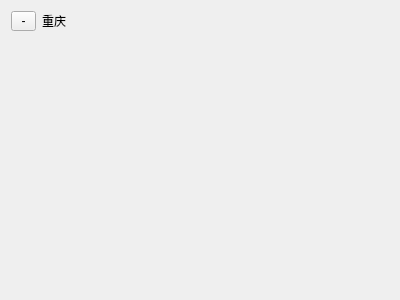
<?xml version="1.0" encoding="UTF-8"?>
<ui version="4.0">
 <class>Form</class>
 <widget class="QWidget" name="Form">
  <property name="geometry">
   <rect>
    <x>0</x>
    <y>0</y>
    <width>400</width>
    <height>300</height>
   </rect>
  </property>
  <property name="sizePolicy">
   <sizepolicy hsizetype="Expanding" vsizetype="Preferred">
    <horstretch>0</horstretch>
    <verstretch>0</verstretch>
   </sizepolicy>
  </property>
  <property name="windowTitle">
   <string>Form</string>
  </property>
  <layout class="QVBoxLayout" name="verticalLayout">
   <item>
    <widget class="QFrame" name="frame">
     <property name="sizePolicy">
      <sizepolicy hsizetype="Expanding" vsizetype="Fixed">
       <horstretch>0</horstretch>
       <verstretch>0</verstretch>
      </sizepolicy>
     </property>
     <property name="autoFillBackground">
      <bool>false</bool>
     </property>
     <property name="frameShape">
      <enum>QFrame::NoFrame</enum>
     </property>
     <property name="frameShadow">
      <enum>QFrame::Raised</enum>
     </property>
     <layout class="QHBoxLayout" name="horizontalLayout">
      <property name="leftMargin">
       <number>0</number>
      </property>
      <property name="topMargin">
       <number>0</number>
      </property>
      <property name="rightMargin">
       <number>0</number>
      </property>
      <property name="bottomMargin">
       <number>0</number>
      </property>
      <item>
       <widget class="QToolButton" name="showButton">
        <property name="sizePolicy">
         <sizepolicy hsizetype="Minimum" vsizetype="Fixed">
          <horstretch>0</horstretch>
          <verstretch>0</verstretch>
         </sizepolicy>
        </property>
        <property name="minimumSize">
         <size>
          <width>25</width>
          <height>20</height>
         </size>
        </property>
        <property name="text">
         <string>-</string>
        </property>
       </widget>
      </item>
      <item>
       <widget class="QLabel" name="sortLabel">
        <property name="sizePolicy">
         <sizepolicy hsizetype="Fixed" vsizetype="Fixed">
          <horstretch>0</horstretch>
          <verstretch>0</verstretch>
         </sizepolicy>
        </property>
        <property name="text">
         <string>重庆</string>
        </property>
       </widget>
      </item>
      <item>
       <spacer name="horizontalSpacer">
        <property name="orientation">
         <enum>Qt::Horizontal</enum>
        </property>
        <property name="sizeHint" stdset="0">
         <size>
          <width>40</width>
          <height>20</height>
         </size>
        </property>
       </spacer>
      </item>
     </layout>
    </widget>
   </item>
   <item>
    <widget class="QWidget" name="pictures" native="true">
     <layout class="QGridLayout" name="gridLayout">
      <property name="leftMargin">
       <number>0</number>
      </property>
      <property name="topMargin">
       <number>0</number>
      </property>
      <property name="rightMargin">
       <number>0</number>
      </property>
      <property name="bottomMargin">
       <number>0</number>
      </property>
     </layout>
    </widget>
   </item>
  </layout>
 </widget>
 <resources/>
 <connections/>
</ui>
